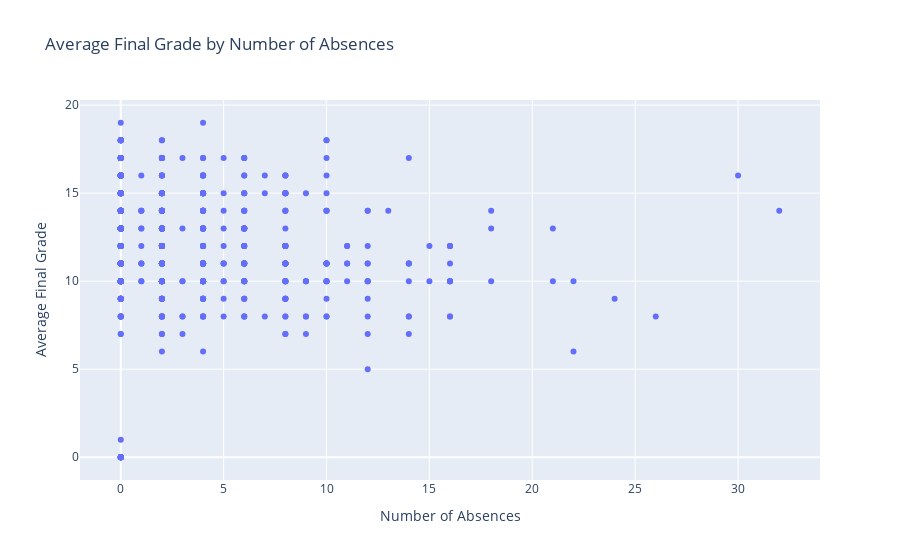

The cell this chart's notebook holds for it:
### Markdown cell above
This is the final bar graph using or chosen variables. It compares average final GPA to the amount of hours the students would study. As you could assume, it shows that the longer the students studied the higher GPA they had.

### Code cell
fig = px.scatter(DF_2,
             x='absences',
             y='G3',
             title='Average Final Grade by Number of Absences',
             labels={'G3': 'Average Final Grade', 'absences': 'Number of Absences'})

fig

### Figure 1 — Plotly figure (JSON) as saved in the notebook; plotly's stock layout.template omitted (floating-point values rounded to 4 significant figures; data arrays with more than 128 entries replaced by an {"elided": "..."} marker saying what was removed)
{"data": [{"hovertemplate": "Number of Absences=%{x}<br>Average Final Grade=%{y}<extra></extra>", "legendgroup": "", "marker": {"color": "#636efa", "symbol": "circle"}, "mode": "markers", "name": "", "orientation": "v", "showlegend": false, "type": "scatter", "x": {"elided": "649 int values"}, "xaxis": "x", "y": {"elided": "649 int values"}, "yaxis": "y"}], "layout": {"legend": {"tracegroupgap": 0}, "title": {"text": "Average Final Grade by Number of Absences"}, "xaxis": {"anchor": "y", "domain": [0, 1], "title": {"text": "Number of Absences"}}, "yaxis": {"anchor": "x", "domain": [0, 1], "title": {"text": "Average Final Grade"}}}}
